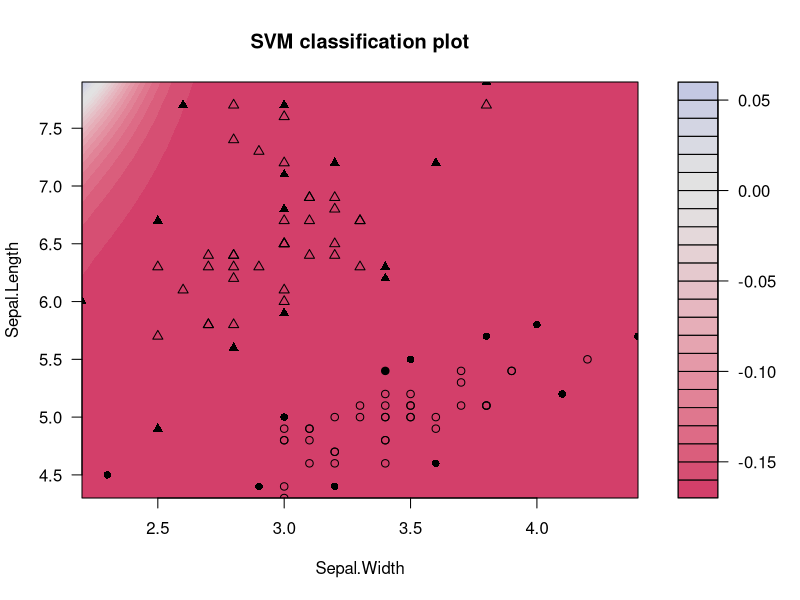

R code for this plot:
## Отбираем только интересующие нас классы и переводим их в матрицу dm
dd <- iris[iris$Species != "versicolor", -(3:4)]
dm <- data.matrix(dd[, 1:2])

## А это чтобы разделяющая плоскость имела вид не
## y = ax, а y = ax + b, где подбираются и a, и b
##dm <- cbind(dm, 1)

## dc — правая часть классификатора (метки классов)
## Делаем вектор из единиц
dc <- rep(1, nrow(dm))
## и исправляем те, что в классе -1
dc[dd$Species == "virginica"] <- -1


library(kernlab)
## Another example with the famous iris data
svp = ksvm(dm,dc,type="C-svc")
plot(svp, data=dm)
svp
